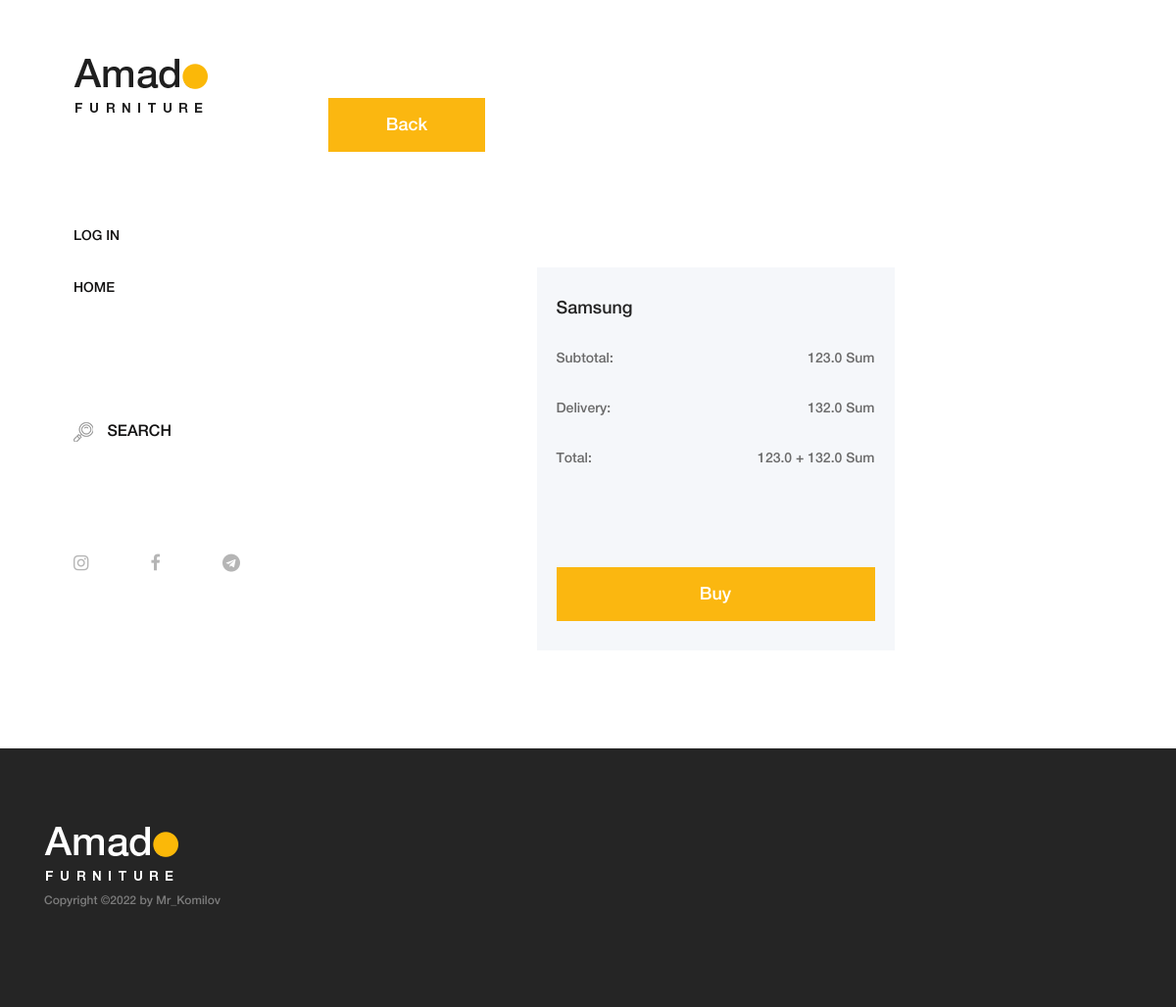
The page /checkout/41/ on the database its author committed.
### products/models.py (models this page shows, shortened)
class Product (models.Model):
    title = models.CharField(max_length=30)
    bio = models.CharField(max_length=300)
    definition = models.TextField()
    photo1 = models.ImageField(upload_to = 'media/img/product-img')
    photo2 = models.ImageField(upload_to = 'media/img/product-img', null = True, blank = True)
    photo3 = models.ImageField(upload_to = 'media/img/product-img', null = True, blank = True)
    photo4 = models.ImageField(upload_to = 'media/img/product-img', null = True, blank = True)
    price = models.FloatField(default = 0.00)
    count = models.PositiveIntegerField(default = 1)
    delivery_price = models.FloatField(default = 0.00)
    users = models.ManyToManyField(CustomUser)

### pages/views.py (the view)
# urls.py: path('checkout/<int:pk>/', checkout, name = 'checkout'),
def checkout(request, pk = None):
    if pk:
        obj = Product.objects.filter(id = pk)[0]
        return render(request, template_name="checkout.html", context ={ "obj" : obj } )
    else:
        return redirect('home')

### template/checkout.html
{% extends 'base.html' %}
{% block content %}
<div class="cart-table-area section-padding-100">
    <div class="container-fluid">
        <a href="{% url 'product' obj.pk %}"><button type="submit" name="addtocart" value="5" class="btn amado-btn">Back</button></a>
            <div class="col-8 col-lg-6" style="margin-left: 25%;">
                <div class="cart-summary">
                    <h5>{{obj.title}}</h5>
                    <ul class="summary-table">
                        <li><span>subtotal: </span> <span>{{obj.price}} sum</span></li>
                        <li><span>delivery: </span> <span>{% if obj.delivery_price  == 0 %} Free {%else %} {{obj.delivery_price}} sum {% endif %} </span></li>
                        <li><span>total:</span> <span> {{ obj.price }} + {{ obj.delivery_price }} sum</span></li>
                    </ul>
                    <div class="cart-btn mt-100">
                        <a href="{% url 'buy' obj.pk %}" class="btn amado-btn w-100">Buy</a>
                    </div>
                </div>
            </div>
    </div>
</div>
{% endblock content %}

### static/css/core-style.css (style rules this page uses)
* { margin: 0; padding: 0; }
body { font-family: "helveticaneuemedium"; font-size: 16px; }
h1, h2, h3, h4, h5, h6 { color: #242424; line-height: 1.3; font-weight: 400; }
a { -webkit-transition: all 500ms ease 0s; transition: all 500ms ease 0s; text-decoration: none; outline: 0 solid transparent; color: #131212; font-weight: 400; font-size: 12px; }
ul, ol { margin: 0; }
ul li, ol li { list-style: none; }
.mt-100 { margin-top: 100px !important; }
.section-padding-100 { padding-top: 100px; padding-bottom: 100px; }
.amado-btn { display: inline-block; min-width: 160px; height: 55px; color: #ffffff; border: none; border-radius: 0; padding: 0 7px; font-size: 18px; line-height: 56px; background-color: #fbb710; font-weight: 400; }
.main-content-wrapper .cart-table-area { position: relative; z-index: 1; -webkit-box-flex: 0; -ms-flex: 0 0 calc(95% - 320px); flex: 0 0 calc(95% - 320px); width: calc(95% - 320px); max-width: calc(95% - 320px); }
.main-content-wrapper .cart-table-area .cart-summary { background-color: #f5f7fa; margin-top: 118px; position: relative; z-index: 1; padding: 30px 20px; }
.main-content-wrapper .cart-table-area .cart-summary h5 { font-size: 18px; margin-bottom: 0; }
.main-content-wrapper .cart-table-area .cart-summary .summary-table { margin-top: 30px; }
.main-content-wrapper .cart-table-area .cart-summary .summary-table li { display: -webkit-box; display: -ms-flexbox; display: flex; -webkit-box-pack: justify; -ms-flex-pack: justify; justify-content: space-between; margin-bottom: 30px; text-transform: capitalize; }
.main-content-wrapper .cart-table-area .cart-summary .summary-table li span { color: #6b6b6b; font-size: 14px; }

### rows shown on the page
Product: title "Samsung", price "123.0", delivery_price "132.0"
